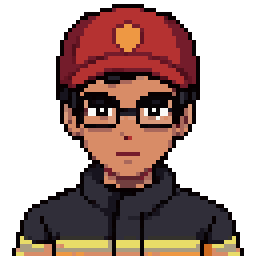
#> input picture assets/portraits/alif_bomba_confident.png, 64 x 64 px, given in place of alif_bomba_confident.png_south.png, which was not available (shown 4 times larger)
$ python make_portraits.py ../assets/portraits/alif_bomba_confident.png
#> lines starting #> are read from the running program, lines starting #| are printed output that depends on the picture; pictures that were not available may be replaced by others from this repository, and a replacement may not be noted
"""Dialogue portraits cut straight from each character's south sprite, so the
face in the dialogue box always matches the one walking on the map
(docs/CONTENT_CONSISTENT_DESIGN.md).

Run: python tools/make_portraits.py tunperak pencetak ...   (or --all)
Writes assets/portraits/<id>.png at 48x48 (head and shoulders, nearest-neighbour).
The 64x64 PixelLab portraits (drawn from these sprites, Oct 2026) are better than
a crop, so they are skipped unless --force is given.
"""
import json
import os
import sys

from PIL import Image

ROOT = os.path.dirname(os.path.dirname(os.path.abspath(__file__)))
OUT = 48


def portrait(cid: str) -> str:
    src = os.path.join(ROOT, "assets", "characters32", cid, f"{cid}_south.png")
    img = Image.open(src).convert("RGBA")
#> img is the input picture: PIL image 64x64 RGBA; mean R, G, B, A 58.4, 34.8, 29.9, 136.8
    box = img.getchannel("A").getbbox()
#> box = (3, 1, 61, 64)
    if box is None:
        return f"skip {cid}: empty sprite"
    out = os.path.join(ROOT, "assets", "portraits", f"{cid}.png")
    if os.path.exists(out) and Image.open(out).size == (64, 64) and "--force" not in sys.argv:
        return f"skip {cid}: has a PixelLab portrait (use --force to replace it)"
    x0, y0, x1, y1 = box
#> x0 = 3; y0 = 1; x1 = 61; y1 = 64
    # head and shoulders: a square from just above the head, about 70% of the body tall
    side = max(x1 - x0, round((y1 - y0) * 0.7))
#> side = 58
    cx = (x0 + x1) / 2
#> cx = 32
    left = round(cx - side / 2)
#> left = 3
    top = y0 - 1
#> top = 0
    crop = Image.new("RGBA", (side, side), (0, 0, 0, 0))
#> crop: PIL image 58x58 RGBA; every value is 0
    crop.paste(img.crop((left, top, left + side, top + side)), (0, 0))
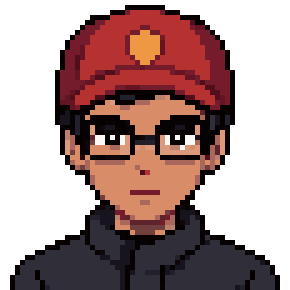
#> crop: PIL image 58x58 RGBA (shown 5 times larger); mean R, G, B, A 57.3, 30.7, 28.8, 140.8; transparent parts drawn white
    crop.resize((OUT, OUT), Image.NEAREST).save(os.path.join(ROOT, "assets", "portraits", f"{cid}.png"))
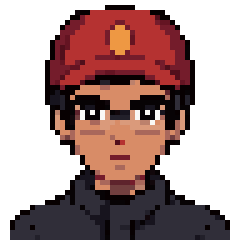
#> saved as alif_bomba_confident.png.png: PIL image 48x48 RGBA (shown 5 times larger); mean R, G, B, A 58, 31.2, 29.2, 140.3; transparent parts drawn white
    return f"ok   {cid} ({side}px crop)"


if __name__ == "__main__":
    ids = [a for a in sys.argv[1:] if a != "--force"]
    if ids == ["--all"]:
        chars = json.load(open(os.path.join(ROOT, "data", "characters.json"), encoding="utf-8"))
        ids = [k for k, v in chars.items() if v.get("sprite") == k and v.get("portrait") == k]
    for cid in ids:
        print(portrait(cid))

$ run again, on assets/portraits/alif_pahlawan_worried.png
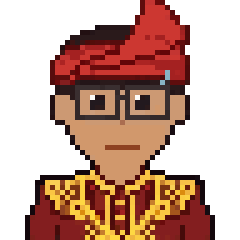
#> input picture assets/portraits/alif_pahlawan_worried.png, 48 x 48 px, given in place of alif_pahlawan_worried.png_south.png, which was not available (shown 5 times larger)
#> in portrait, img is the input picture: PIL image 48x48 RGBA; mean R, G, B, A 76.9, 40.6, 26.8, 132.7
#> box = (5, 0, 43, 48)
#> x0 = 5; y0 = 0; x1 = 43; y1 = 48
#> side = 38
#> cx = 24
#> left = 5
#> top = -1
#> in portrait, `crop.paste(img.crop((left, top, left + side, top + side)), (0, 0))`:
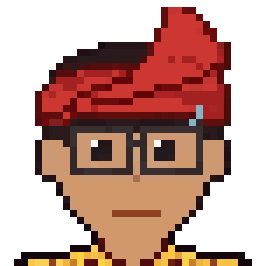
#> crop: PIL image 38x38 RGBA (shown 7 times larger); mean R, G, B, A 81.3, 43.2, 33, 141.5; transparent parts drawn white
#> in portrait, `crop.resize((OUT, OUT), Image.NEAREST).save(os.path.join(ROOT, "assets..`:
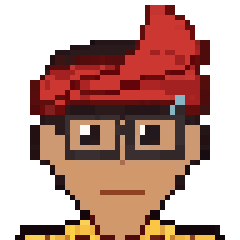
#> saved as alif_pahlawan_worried.png.png: PIL image 48x48 RGBA (shown 5 times larger); mean R, G, B, A 79.1, 42.2, 32.4, 143.1; transparent parts drawn white

$ run again, on assets/portraits/eunos.png
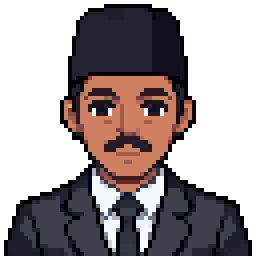
#> input picture assets/portraits/eunos.png, 64 x 64 px, given in place of eunos.png_south.png, which was not available (shown 4 times larger)
#> in portrait, img is the input picture: PIL image 64x64 RGBA; mean R, G, B, A 44.3, 34.9, 37.3, 137.8
#> box = (1, 1, 63, 64)
#> x0 = 1; x1 = 63; y1 = 64
#> side = 62
#> cx = 32
#> left = 1
#> top = 0
#> in portrait, `crop.paste(img.crop((left, top, left + side, top + side)), (0, 0))`:
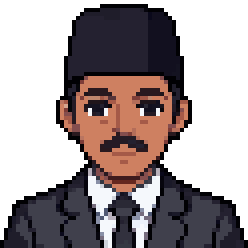
#> crop: PIL image 62x62 RGBA (shown 4 times larger); mean R, G, B, A 45.9, 36, 38, 138.6; transparent parts drawn white
#> in portrait, `crop.resize((OUT, OUT), Image.NEAREST).save(os.path.join(ROOT, "assets..`:
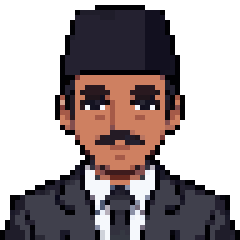
#> saved as eunos.png.png: PIL image 48x48 RGBA (shown 5 times larger); mean R, G, B, A 45.5, 35.7, 37.9, 139; transparent parts drawn white
